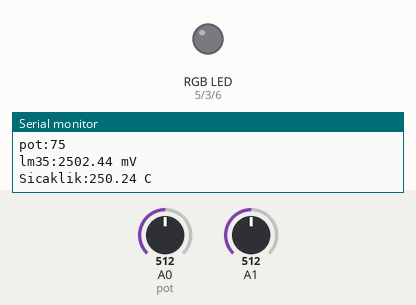
The sketch below on a simulated Arduino Uno, built with avr-gcc and run on an emulated ATmega328P. Parts: an RGB LED mixed from three pins (HIGH = lit), the last lines printed to the serial monitor. Inputs (shaded band) come from the test bench; at power-on: A1 = 512, A0 (pot) = 512.

Above: at 1.8 s.
1.9 s: A1 set to 170
3.4 s: A1 set to 147
At 5.0 s:
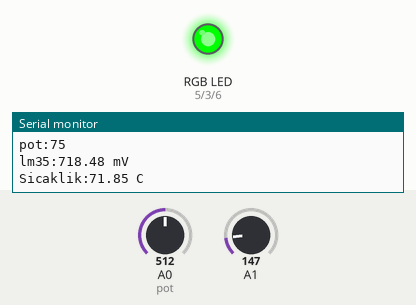
5.5 s: A1 set to 306
At 6.6 s:
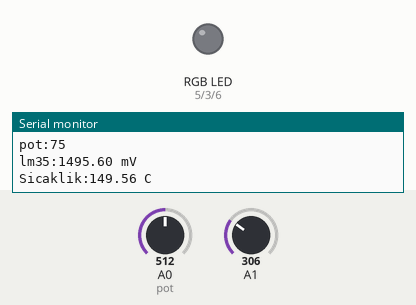
7.5 s: A1 set to 122
At 9.4 s:
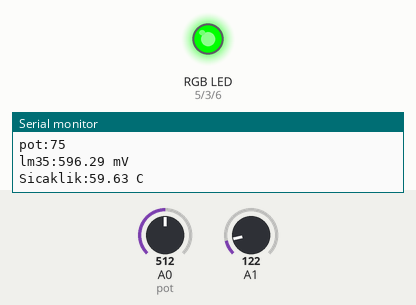
Timing chart, 0 to 10.5 s (numbered marks = the images above; inputs shaded):
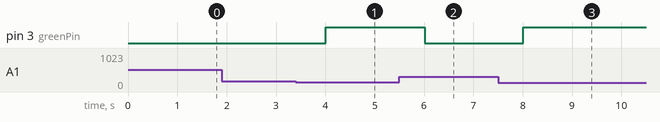

Measured:
- the behaviour switches between 154 and 153 on A1 (found by bisection; images 0 and 1)
- after the input at 3.4 s, pin 3 (greenPin): LOW → HIGH after 0.61 s
- after the input at 5.5 s, pin 3 (greenPin): HIGH → LOW after 0.51 s
- after the input at 7.5 s, pin 3 (greenPin): LOW → HIGH after 0.51 s

The sketch:

an_read_rgb.ino
```cpp
//Buton okuma uygulaması
#define redPin    5    //sabit değer tanımlama
#define greenPin  3
#define bluePin   6
#define butonPin  8

bool buttonDurumu = false;
int pot, an1=0;
float lm35_deg=0.0, sicaklik=0.0 ,Vpot=0.0;

void setup() {
  // Seri Haberleşmeyi başlat
  Serial.begin(9600);
  Serial.println("LM35");

  pinMode(redPin, OUTPUT);
  pinMode(greenPin, OUTPUT);
  pinMode(bluePin, OUTPUT);
}

void loop() {
  pot = analogRead(A0); //pot
  pot=map(pot,0,1023,0,150);
  an1=analogRead(A1);

  lm35_deg = (an1 / 1023.0) * 5000.0;   // 5V=5000mV
  //Vpot= (pot / 1023.0) * 5000.0;
  sicaklik= lm35_deg /10.0;

  Serial.print("pot:"); Serial.println(pot);
  Serial.print("lm35:"); Serial.print(lm35_deg);  Serial.println(" mV");
  Serial.print("Sicaklik:"); Serial.print(sicaklik);  Serial.println(" C");

  if( sicaklik>(pot)){
    digitalWrite(greenPin,LOW);
  }else{
    digitalWrite(greenPin,HIGH);
  }
  delay(1000); // Bir saniye bekle
}
```
